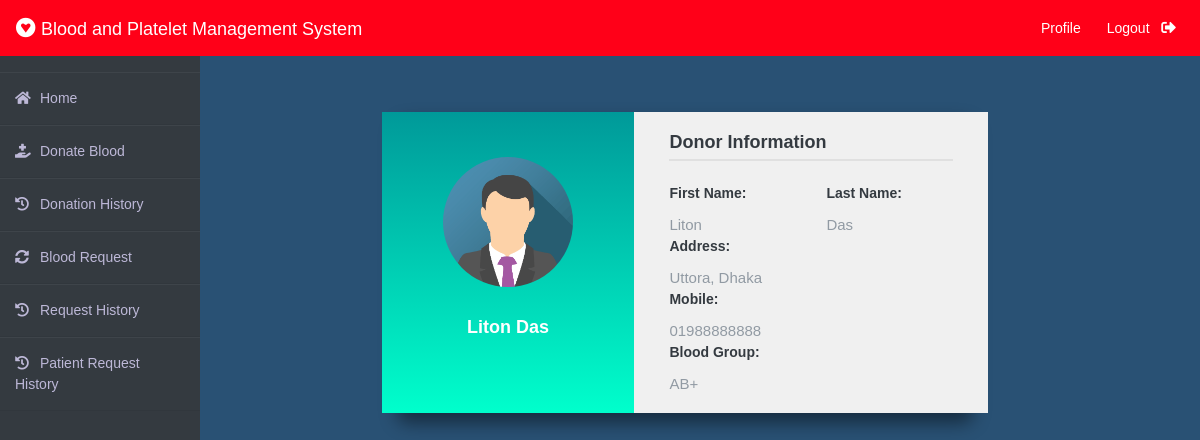
The app's page /donor/d_profile (signed in) with its own data.
### donor/models.py (models this page shows, shortened)
class Donor(models.Model):
    user = models.OneToOneField(User, on_delete=models.CASCADE)
    profile_pic = models.ImageField(upload_to='profile_pic/Donor/', null=True, blank=True, default='profile_pic/Donor/default.png')
    bloodgroup = models.CharField(max_length=10)
    address = models.CharField(max_length=40)
    mobile = models.CharField(max_length=20, null=False)

### donor/views.py (the view)
# urls.py: path('d_profile', views.d_profile, name='d_profile'),
def d_profile(request):
    user = get_user(request)
    donor = models.Donor.objects.get(user_id=user)
    context={
        'name': user.username,
        'first_name': user.first_name,
        'last_name': user.last_name,
        'blood_group' : donor.bloodgroup,
        'phone_number': donor.mobile,
        'address' : donor.address,
        'donor':donor
    }
    return render(request, 'donor/donor_profile.html',context)

### templates/donor/donor_profile.html (shortened to what this page needs)
{% extends 'donor/donorbase.html' %}
{% block content %}
    {% load static %}
    <div class="container-fluid" id="profileinfo">
        <div class="container">
            <div class="page-content page-container m-auto" id="page-content">
                <div class="row container d-flex justify-content-center">
                    <div class="col-xl-8 col-md-12">
                        <div class="card">
                            <div class="row">
                                <div class="col-sm-5 bg-c-lite-green user-profile">
                                    <div class="card-block text-center text-white">
                                        <div class="m-b-25">
                                            <img style="height:130px;width:130px;" src="{% static 'default.png' %}" class="rounded-circle" alt="User-Profile-Image">
                                        </div>
                                        <h6 class="f-w-600">{{first_name}} {{last_name}}</h6>
                                    </div>
                                </div>
                                <div class="col-sm-7 bg">
                                    <div class="card-block">
                                        <h6 class="m-b-20 p-b-5 b-b-default f-w-600 text-dark">Donor Information</h6>
                                        <div class="row">
                                            <div class="col-sm-6">
                                                <p class="m-b-10 f-w-600 text-dark">First Name:</p>
                                                <h6 class="text-muted">{{first_name}}</h6>
                                            </div>
                                            <div class="col-sm-6">
                                                <p class="m-b-10 f-w-600 text-dark">Last Name:</p>
                                                <h6 class="text-muted">{{last_name}}</h6>
                                            </div>
                                        </div>
                                        <div class="row">
                                            <div class="col-sm-12">
                                                <p class="m-b-10 f-w-600 text-dark">Address:</p>
                                                <h6 class="text-muted">{{ address }}</h6>
                                            </div>
                                        </div>
                                        <div class="row">
                                            <div class="col-sm-12">
                                                <p class="m-b-10 f-w-600 text-dark">Mobile:</p>
                                                <h6 class="text-muted">{{ phone_number }}</h6>
                                            </div>
                                        </div>
                                        <div class="row">
                                            <div class="col-sm-12">
                                                <p class="m-b-10 f-w-600 text-dark">Blood Group:</p>
                                                <h6 class="text-muted">{{ blood_group }}</h6>
                                            </div>
                                        </div>
                                    </div>
                                </div>
                            </div>
                        </div>
                    </div>
                </div>
            </div>
        </div>
    </div>
{% endblock %}

### static/css/main.css (style rules this page uses)
.row { display: -webkit-box; display: -webkit-flex; display: -moz-box; display: -ms-flexbox; display: flex; -webkit-flex-wrap: wrap; -ms-flex-wrap: wrap; flex-wrap: wrap; }
html { -webkit-box-sizing: border-box; -moz-box-sizing: border-box; box-sizing: border-box; }
* { padding: 0; margin: 0; }
*, *:before, *:after { -webkit-box-sizing: inherit; -moz-box-sizing: inherit; box-sizing: inherit; }
body, h1, h2, h3, h4, h5, h6, blockquote, p, pre, dl, dd, ol, ul, figure, hr, fieldset, legend { margin: 0; padding: 0; }
body { font-family: "Open Sans", "Arial", "Helvetica Neue", sans-serif; font-weight: 400; font-size: 14px; }
h1, h2, h3, h4, h5, h6 { font-weight: 400; }
h6 { font-size: 13px; }
.card { -webkit-border-radius: 3px; -moz-border-radius: 3px; border-radius: 3px; background: #fff; }

### templates/donor/donorbase.html (style rules this page uses)
* { margin: 0; padding: 0; box-sizing: border-box; list-style: none; text-decoration: none; font-family: 'Josefin Sans', sans-serif; }
body { background-color: #f3f5f9; }

### templates/donor/donor_profile.html (style rules this page uses)
body { background: #295174; }
#profileinfo { margin-top: 60px; }
.card { border-radius: 5px; box-shadow: 0px 10px 18px 0px rgba(0, 0, 0, 0.45); border: none; margin:10px 0 30px 0; border-radius: 10px; }
.bg-c-lite-green { background: -webkit-gradient(linear, left top, right top, from(#f29263), to(#ee5a6f)); background: linear-gradient(to top, #00ffcc, #009999) }
.user-profile { padding: 25px 0 }
.card-block { padding: 1.25rem; }
.m-b-25 { margin-bottom: 30px; }
h6 { font-size: 18px; }
.card .card-block p { line-height: 25px !important; text-align: justify; }
.bg { background-color: #f0f0f0 !important; }
.card-block { padding: 1.25rem }
.b-b-default { border-bottom: 2px solid #e0e0e0 !important; }
.m-b-20 { margin-bottom: 20px }
.p-b-5 { padding-bottom: 5px !important }
.card .card-block p { line-height: 25px }
.m-b-10 { margin-bottom: 10px }
.text-muted { color: #919aa3 !important; font-size:15px; }
.b-b-default { border-bottom: 1px solid #e0e0e0 }
.f-w-600 { font-weight: 600 }

### records on screen
Donor: address "Uttora, Dhaka", mobile "01988888888", bloodgroup "AB+"

### other values on screen
{{ first_name }} "Liton"
{{ last_name }} "Das"
